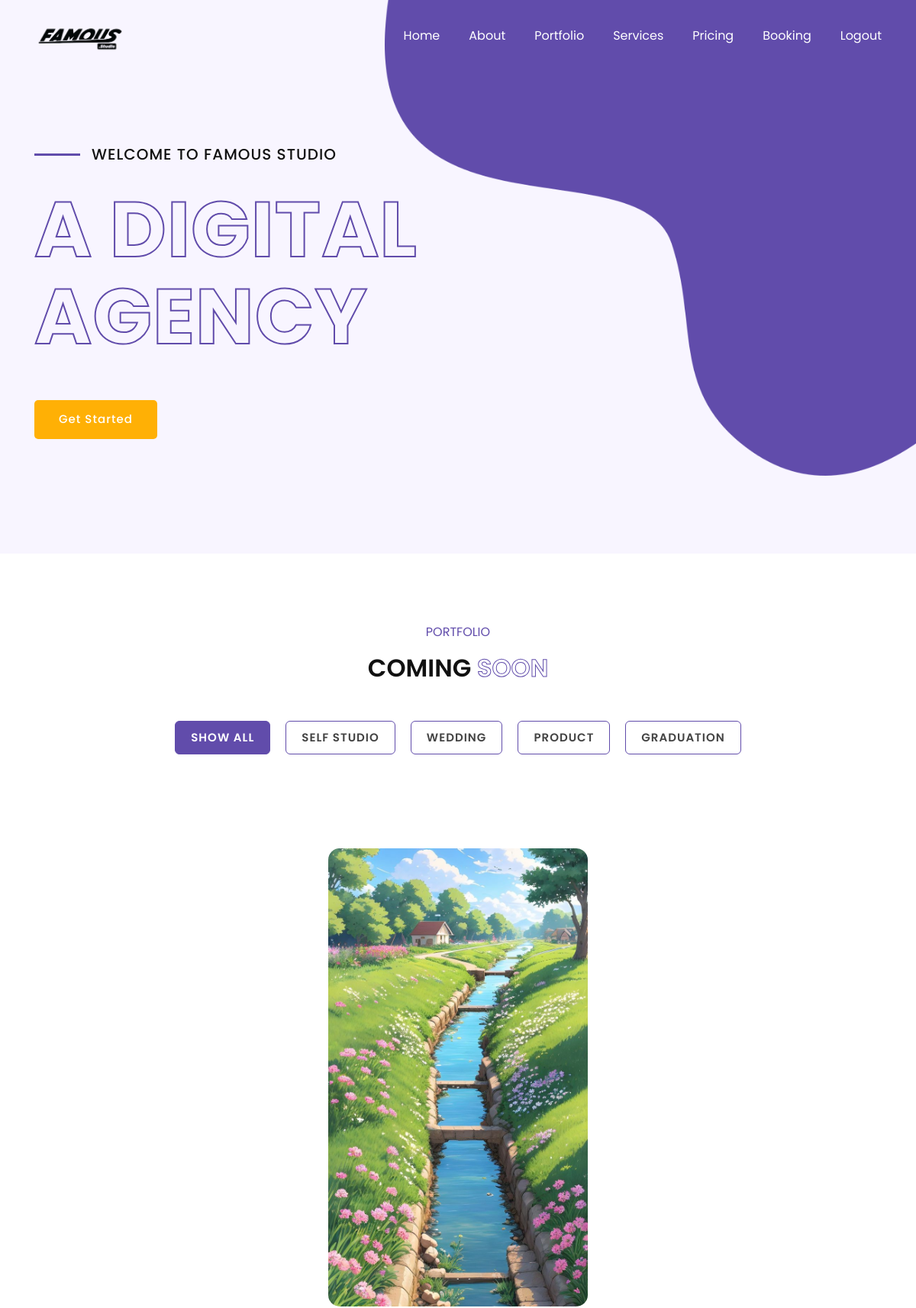
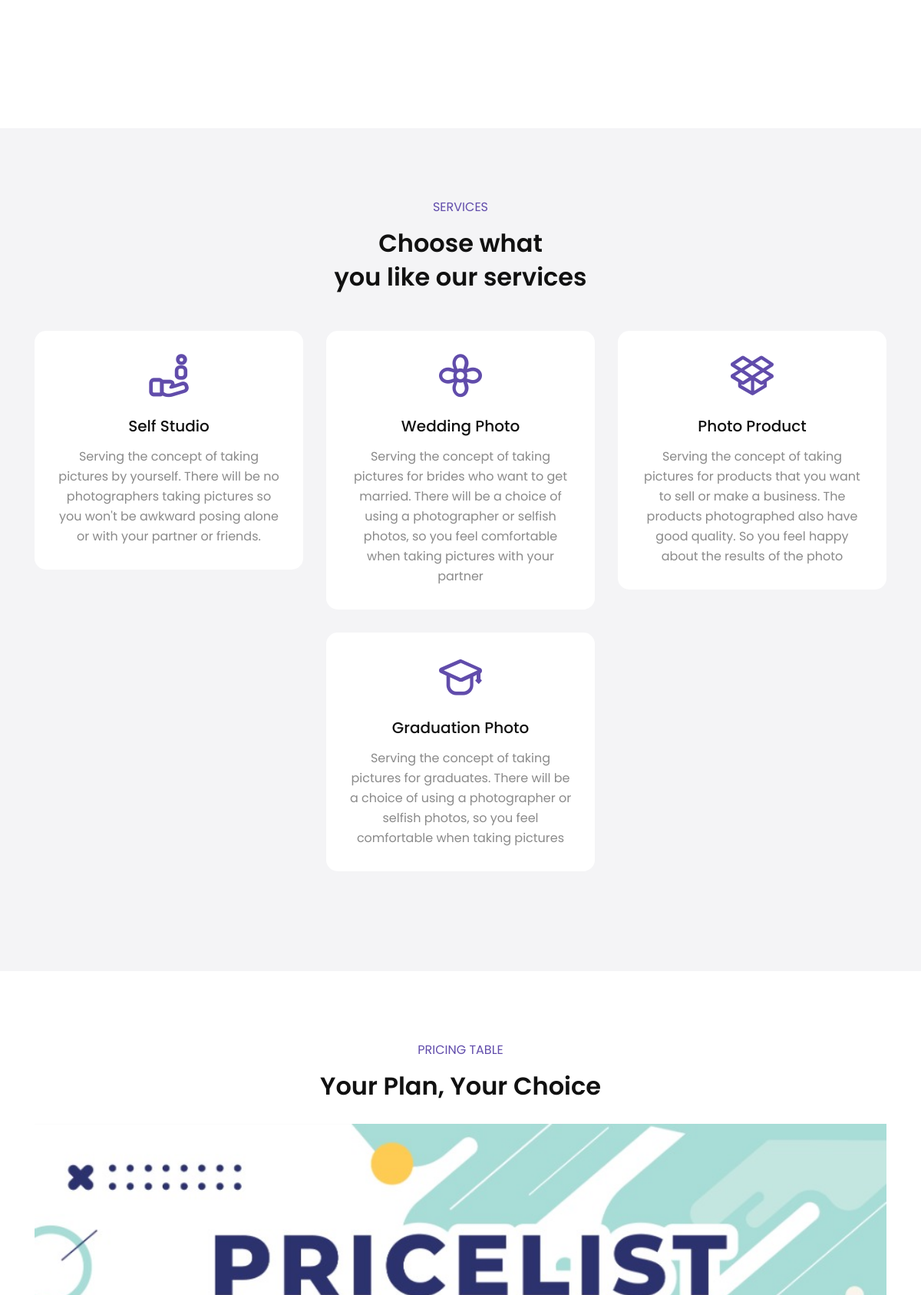
/index.php (signed in, upper part), run on the app's committed database (2 pictures, top to bottom).
### tables this page shows
CREATE TABLE `kategorifoto` (
  `idKategoriFoto` int(255) NOT NULL,
  `namaKategori` varchar(255) NOT NULL
);

CREATE TABLE `fotoDetail` (
  `idFotoDetail` int(255) NOT NULL,
  `idFoto` int(255) NOT NULL,
  `urlGambar` varchar(1000) NOT NULL
);

### index.php (the view, shortened to what this page needs)
<?php
$conn = connectToDatabase();
?>
<!DOCTYPE html>
<html lang="zxx">
	<head>
		<link rel="stylesheet" href="css/bootstrap.min.css">
		<link rel="stylesheet" href="css/fontawesome.min.css">
		<link rel="stylesheet" href="css/LineIcons.css">
		<link rel="stylesheet" href="css/fakeLoader.min.css">
		<link rel="stylesheet" href="css/magnific-popup.css">
		<link rel="stylesheet" href="css/style.css">
	</head>
	<body>
		<nav class="navbar navbar-expand-md fixed-top">
			<div class="container">
				<a href="index.html" class="navbar-brand"><img src="images/logof.png" alt="" width="100%"></a>
				<div class="collapse navbar-collapse" id="navbarSupportedContent">
					<ul class="navbar-nav ml-auto">
						<li class="nav-item">
							<a class="nav-link" href="#home">Home</a>
						</li>
						<li class="nav-item">
							<a class="nav-link" href="#about">About</a>
						</li>
						<li class="nav-item">
							<a class="nav-link" href="#portfolio">Portfolio</a>
						</li>
						<li class="nav-item">
							<a class="nav-link" href="#services">Services</a>
						</li>
						<li class="nav-item">
							<a class="nav-link" href="#pricing">Pricing</a>
						</li>
						<li class="nav-item">
							<a class="nav-link"href="form-booking.php" class="button2">Booking</a>
						</li>
						<?php
						if(isset($_SESSION['idUser'])){
							echo "<li class='nav-item'>
							<a class='nav-link'href='logout.php' class='button2'>Logout</a>
						</li>";
						}
						?>
					</ul>
				</div>
			</div>
		</nav>
		<div class="home-intro" id="home">
			<div class="container">
				<div class="row">
					<div class="col col-sm-12 col-md-6 col-12">
						<div class="content">
							<h5><span class="line"></span>WELCOME TO FAMOUS STUDIO</h5>
							<h2>A DIGITAL</h2>
							<h2>AGENCY</h2>
							<ul>
								<li><a href="#pricing" class="button">Get Started</a></li>
							</ul>
						</div>
					</div>
					<div class="col col-sm-12 col-md-6 col-12">
					</div>
				</div>
			</div>
		</div>
		<div class="portfolio section mb-4" id="portfolio">
			<div class="container">
				<div class="title-section">
					<p>PORTFOLIO</p>
					<h3>COMING <span>SOON</span></h3>
				</div>
				<div class="box-content">
					<div class="portfolio-filter-menu">
						<ul>
							<?php
$sql="SELECT * FROM kategorifoto";
$result=$conn->query($sql);
echo "<li data-filter='all' class='active'>
								<span>Show All</span>
							</li>";
while($row=$result->fetch_assoc()){
	echo "<li data-filter='".$row['idKategoriFoto']."'>
								<span>".$row['namaKategori']."</span>
							</li>";
}
$sql="SELECT * FROM fotoDetail INNER JOIN kategorifoto ON fotoDetail.idFoto=kategorifoto.idKategoriFoto";
$result=$conn->query($sql);
echo"	<div class='row no-gutters filter-container mb-4'>";
while($row=$result->fetch_assoc()){
	echo "<div class='col-md-4 col-sm-6 col-xs-12 filter-item' data-category='".$row['idFoto']."'>
							<div class='content-image'>
								<a href='admin/".$row['urlGambar']."' class='portfolio-popup'>
									<img src='admin/".$row['urlGambar']."' alt=''>
									<div class='image-overlay'></div>
									<div class='portfolio-caption'>
										<div class='title'>
											<h4>".$row['namaKategori']."</h4>
											<span>Graphic Design</span>
										</div>
									</div>
								</a>
							</div>
						</div>";
}
echo "</div>";
?>
						</ul>
					</div>
				</div>
			</div>
		</div>
		<div class="services section bg-grey mt-4" id="services">
			<div class="container">
				<div class="title-section">
					<p>SERVICES</p>
					<h3>Choose what</h3>
					<h3>you like our services</h3>
				</div>
				<div class="row">
					<div class="col-md-4">
						<div class="content">
							<i class="lni lni-customer"></i>
							<h5>Self Studio</h5>
							<p class="mb-0">Serving the concept of taking pictures by yourself. There will be no photographers taking pictures so you won't be awkward posing alone or with your partner or friends.</p>
						</div>
					</div>
					<div class="col-md-4">
						<div class="content">
							<i class="lni lni-flower"></i>
							<h5>Wedding Photo</h5>
							<p class="mb-0">Serving the concept of taking pictures for brides who want to get married. There will be a choice of using a photographer or selfish photos, so you feel comfortable when taking pictures with your partner</p>
						</div>
					</div>
					<div class="col-md-4">
						<div class="content">
							<i class="lni lni-dropbox"></i>
							<h5>Photo Product</h5>
							<p class="mb-0">Serving the concept of taking pictures for products that you want to sell or make a business. The products photographed also have good quality. So you feel happy about the results of the photo</p>
						</div>
					</div>
					<div class="col-md-4"></div>
					<div class="col-md-4">
						<div class="content">
							<i class="lni lni-graduation"></i>
							<h5>Graduation Photo</h5>
							<p class="mb-0">Serving the concept of taking pictures for graduates. There will be a choice of using a photographer or selfish photos, so you feel comfortable when taking pictures</p>
						</div>
					</div>
					<div class="col-md-4"></div>
				</div>
			</div>
		</div>
		<div class="pricing section" id="pricing">
			<div class="container">
				<div class="title-section">
					<p>PRICING TABLE</p>
					<h3>Your Plan, Your Choice</h3>
					<br>
					<img src="images/price.jpeg" alt="" width="100%">
				</div>
			</div>
		</div>
	</body>
</html>

### css/style.css (style rules this page uses)
body { background: #fff; color: #8a8a8a; font-size: 16px; font-weight: 400; font-family: 'Poppins', sans-serif; }
h2 { font-size: 32px; }
h3 { font-size: 28px; }
h5 { font-size: 20px; }
h1, h2, h3, h4, h5, h6 { color: #111; }
a { color: #111; }
ul { padding: 0; margin: 0; }
ul li { list-style-type: none; }
p { line-height: 26px; }
.bg-grey { background: #f4f4f6; }
.button { background: #ffb005; padding: 12px 30px; font-weight: 500; font-size: 15px; border-radius: 5px; color: #fff; letter-spacing: 1px; margin-top: 22px; display: inline-block; border: 2px solid transparent; }
.navbar { padding: 15px 0 15px; transition: .5s ease-out; background: transparent; }
.navbar .navbar-brand { color: #333; font-size: 32px; font-weight: 700; font-family: 'Poppins', sans-serif; }
.navbar .navbar-brand img { width: 120px; }
.navbar .navbar-nav li { padding: 0 15px; }
.navbar .navbar-nav li a { color: #fff; font-size: 16px; }
.navbar .navbar-nav li a:last-child { padding-right: 0 !important; }
.navbar .navbar-nav li:last-child { padding-right: 0; }
.home-intro { background: url(../images/bg-intro.png), #f8f5ff; background-repeat: no-repeat; padding: 130px 0 150px !important; background-size: 58%; background-position: top right; }
.home-intro ul li { display: inline-block; margin-right: 20px; }
.home-intro .content { padding-top: 20px; }
.home-intro h5 { margin-top: 40px; letter-spacing: 1px; }
.home-intro h5 .line { height: 3px; background: #614cab; width: 60px; display: inline-block; position: relative; bottom: 5px; margin-right: 15px; }
.home-intro h2 { font-size: 102px; font-weight: 700; margin: 60px 0; line-height: 54px; letter-spacing: 1px; -webkit-text-fill-color: transparent; -webkit-text-stroke-width: 2px; -webkit-text-stroke-color: #614cab; }
.section { padding: 90px 0 100px; }
.title-section { text-align: center; margin-bottom: 50px; }
.title-section p { color: #614cab; margin-bottom: 15px; display: block; }
.title-section h3 { font-size: 32px; font-weight: 600; margin-bottom: 6px; }
.title-section h3 span { -webkit-text-fill-color: transparent; -webkit-text-stroke-width: 1px; -webkit-text-stroke-color: #614cab; }
.services .content { background: #fff; border-radius: 15px; text-align: center; padding: 30px; cursor: default; margin-bottom: 30px; }
.services .content i { font-size: 56px; color: #614cab; }
.services .content h5 { margin-top: 25px; margin-bottom: 15px; }
.pricing { text-align: center; padding-bottom: 76px; }
.portfolio .row .col-md-4 { padding: 15px; }
.portfolio .portfolio-filter-menu { margin-bottom: 30px; text-align: center; }
.portfolio .portfolio-filter-menu ul li { display: inline-block; margin: 0 10px; border: 1px solid #614cab; cursor: pointer; font-size: 15px; font-weight: 500; color: #444; letter-spacing: 1px; transition: .4s ease-in-out; padding: 10px 20px; text-transform: uppercase; font-weight: 600; border-radius: 6px; }
.portfolio .portfolio-filter-menu ul li span { z-index: 99; position: relative; }
.portfolio .portfolio-filter-menu ul li.active { background: #614cab; color: #fff; }
.portfolio .content-image { position: relative; }
.portfolio .content-image img { width: 100%; border-radius: 15px; }
::placeholder { color: #aaa; opacity: 1; }

### data on the page
kategorifoto: namaKategori "SELF STUDIO"
kategorifoto: namaKategori "WEDDING"
kategorifoto: namaKategori "PRODUCT"
kategorifoto: namaKategori "GRADUATION"
fotodetail: urlGambar (picture)
